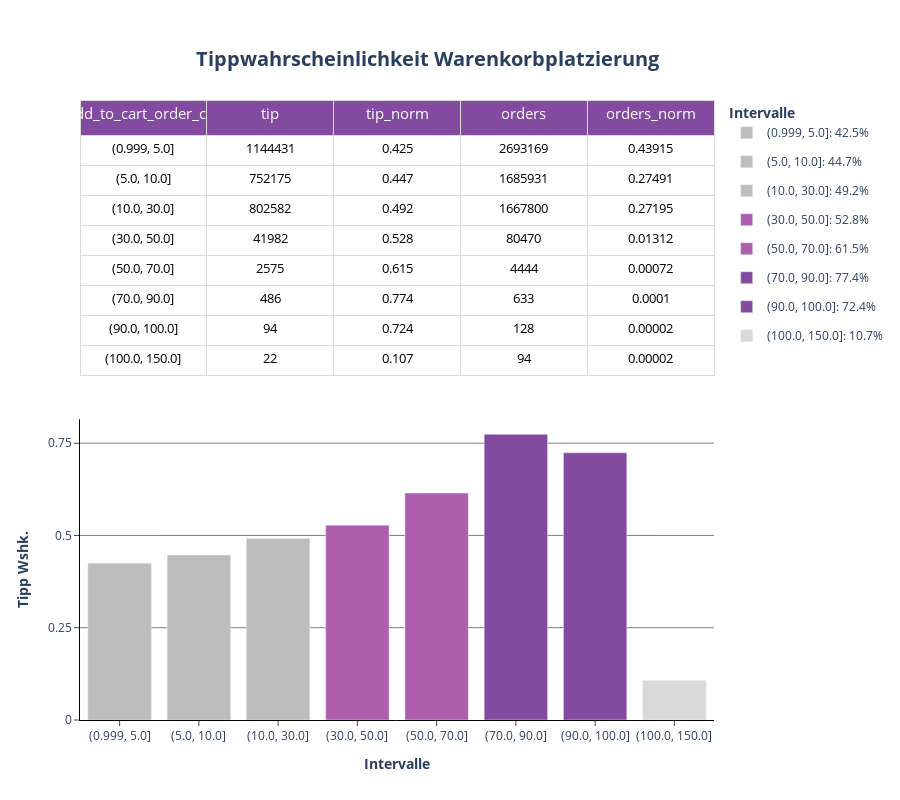

The cell this chart's notebook holds for it:
### Code cell
# Plot P3: Add_to_card_order 

fig = make_subplots(cols= 1, rows=2, specs= [[dict(type= "table")], [dict(type= "bar")]], vertical_spacing= 0.03)

fig.add_trace(
  go.Table(
    columnorder= [1, 2, 3, 4, 5],
    columnwidth= [1, 1, 1, 1, 1],
    header=dict(
        values= list(df_cart_order_cut.columns),
        fill_color= px.colors.sequential.Purpor[5],
        line_color= px.colors.sequential.Greys[2],
        font= dict(color= "white", size=15),
        height= 35
        ),
    cells=dict(
        values= df_cart_order_cut.T.values,
        fill_color= "white",
        line_color= px.colors.sequential.Greys[2],
        font= dict(color= "black", size=13),
        align= "center",
        height= 30
        )
    ),
    col= 1,
    row= 1
)


for interval in df_cart_order_cut.add_to_cart_order_cut.unique():

 if df_cart_order_cut.loc[df_cart_order_cut.add_to_cart_order_cut == interval].tip_norm.values >= 0.7:
  color = px.colors.sequential.Purpor[5]

  fig.add_trace(
   go.Bar(
    x= df_cart_order_cut.loc[df_cart_order_cut.add_to_cart_order_cut == interval].add_to_cart_order_cut.values,
    y= df_cart_order_cut.loc[df_cart_order_cut.add_to_cart_order_cut == interval].tip_norm.values,
    name= f"{interval}: {(df_cart_order_cut.loc[df_cart_order_cut.add_to_cart_order_cut == interval].tip_norm.values[0] * 100).round(2)}%",
    showlegend= True,
    marker= dict(color= color),
    width= 0.8,
    legendgroup= f"{interval}",
    hovertemplate = f"<b>{interval}</b><br><br>" +
        "Tipp: %{y:.0%}<br>" +
        "<extra></extra>",
   ),
  )

 elif 0.5 < df_cart_order_cut.loc[df_cart_order_cut.add_to_cart_order_cut == interval].tip_norm.values < 0.7:
  color = px.colors.sequential.Purpor[4]

  fig.add_trace(
   go.Bar(
    x= df_cart_order_cut.loc[df_cart_order_cut.add_to_cart_order_cut == interval].add_to_cart_order_cut.values,
    y= df_cart_order_cut.loc[df_cart_order_cut.add_to_cart_order_cut == interval].tip_norm.values,
    name= f"{interval}: {(df_cart_order_cut.loc[df_cart_order_cut.add_to_cart_order_cut == interval].tip_norm.values[0] * 100).round(2)}%",
    showlegend= True,
    marker= dict(color= color),
    width= 0.8,
    legendgroup= f"{interval}",
    hovertemplate = f"<b>{interval}</b><br><br>" +
        "Tipp: %{y:.0%}<br>" +
        "<extra></extra>",
   ),
  )


 elif 0.4 < df_cart_order_cut.loc[df_cart_order_cut.add_to_cart_order_cut == interval].tip_norm.values < 0.5:
  color = px.colors.sequential.Greys[3]

  fig.add_trace(
   go.Bar(
    x= df_cart_order_cut.loc[df_cart_order_cut.add_to_cart_order_cut == interval].add_to_cart_order_cut.values,
    y= df_cart_order_cut.loc[df_cart_order_cut.add_to_cart_order_cut == interval].tip_norm.values,
    name= f"{interval}: {(df_cart_order_cut.loc[df_cart_order_cut.add_to_cart_order_cut == interval].tip_norm.values[0] * 100).round(2)}%",
    showlegend= True,
    marker= dict(color= color),
    width= 0.8,
    legendgroup= f"{interval}",
    hovertemplate = f"<b>{interval}</b><br><br>" +
        "Tipp: %{y:.0%}<br>" +
        "<extra></extra>",
   ),
  )
 else:
  color = px.colors.sequential.Greys[2]

  fig.add_trace(
   go.Bar(
    x= df_cart_order_cut.loc[df_cart_order_cut.add_to_cart_order_cut == interval].add_to_cart_order_cut.values,
    y= df_cart_order_cut.loc[df_cart_order_cut.add_to_cart_order_cut == interval].tip_norm.values,
    name= f"{interval}: {(df_cart_order_cut.loc[df_cart_order_cut.add_to_cart_order_cut == interval].tip_norm.values[0] * 100).round(2)}%",
    showlegend= True,
    marker= dict(color= color),
    width= 0.8,
    legendgroup= f"{interval}",
    hovertemplate = f"<b>{interval}</b><br><br>" +
        "Tipp: %{y:.0%}<br>" +
        "<extra></extra>",
   ),
  )


fig.update_layout(title= dict(text= "<b>Tippwahrscheinlichkeit Warenkorbplatzierung</b>", font_size= 20, xanchor= "center", yanchor= "top", y=0.935, x=0.475), legend_title_text = "<b>Intervalle</b>", height= 800)
fig.update_xaxes(title_text="<b>Intervalle</b>", ticks= "outside", col= 1, row= 2, showline= True)
fig.update_yaxes(title_text="<b>Tipp Wshk.</b>", ticks= "outside", showgrid= True, gridcolor= "grey", col= 1, row= 2, showline= True, tickvals= [0, 0.25, 0.5, 0.75])
fig.update_layout(plot_bgcolor= "white", xaxis= dict(linecolor= "black"), yaxis= dict(linecolor= "black"))

fig.show()

### Figure 1 — Plotly figure (JSON) as saved in the notebook; plotly's stock layout.template omitted (floating-point values rounded to 4 significant figures)
{"data": [{"cells": {"align": "center", "fill": {"color": "white"}, "font": {"color": "black", "size": 13}, "height": 30, "line": {"color": "rgb(217,217,217)"}, "values": [["(0.999, 5.0]", "(5.0, 10.0]", "(10.0, 30.0]", "(30.0, 50.0]", "(50.0, 70.0]", "(70.0, 90.0]", "(90.0, 100.0]", "(100.0, 150.0]"], [1144431, 752175, 802582, 41982, 2575, 486, 94, 22], [0.425, 0.447, 0.492, 0.528, 0.615, 0.774, 0.724, 0.107], [2693169, 1685931, 1667800, 80470, 4444, 633, 128, 94], [0.4391, 0.2749, 0.272, 0.01312, 0.00072, 0.0001, 2e-05, 2e-05]]}, "columnorder": [1, 2, 3, 4, 5], "columnwidth": [1, 1, 1, 1, 1], "domain": {"x": [0, 1], "y": [0.515, 1]}, "header": {"fill": {"color": "rgb(131, 75, 160)"}, "font": {"color": "white", "size": 15}, "height": 35, "line": {"color": "rgb(217,217,217)"}, "values": ["add_to_cart_order_cut", "tip", "tip_norm", "orders", "orders_norm"]}, "type": "table"}, {"hovertemplate": "<b>(0.999, 5.0]</b><br><br>Tipp: %{y:.0%}<br><extra></extra>", "legendgroup": "(0.999, 5.0]", "marker": {"color": "rgb(189,189,189)"}, "name": "(0.999, 5.0]: 42.5%", "showlegend": true, "type": "bar", "width": 0.8, "x": ["(0.999, 5.0]"], "y": [0.425]}, {"hovertemplate": "<b>(5.0, 10.0]</b><br><br>Tipp: %{y:.0%}<br><extra></extra>", "legendgroup": "(5.0, 10.0]", "marker": {"color": "rgb(189,189,189)"}, "name": "(5.0, 10.0]: 44.7%", "showlegend": true, "type": "bar", "width": 0.8, "x": ["(5.0, 10.0]"], "y": [0.447]}, {"hovertemplate": "<b>(10.0, 30.0]</b><br><br>Tipp: %{y:.0%}<br><extra></extra>", "legendgroup": "(10.0, 30.0]", "marker": {"color": "rgb(189,189,189)"}, "name": "(10.0, 30.0]: 49.2%", "showlegend": true, "type": "bar", "width": 0.8, "x": ["(10.0, 30.0]"], "y": [0.492]}, {"hovertemplate": "<b>(30.0, 50.0]</b><br><br>Tipp: %{y:.0%}<br><extra></extra>", "legendgroup": "(30.0, 50.0]", "marker": {"color": "rgb(173, 95, 173)"}, "name": "(30.0, 50.0]: 52.8%", "showlegend": true, "type": "bar", "width": 0.8, "x": ["(30.0, 50.0]"], "y": [0.528]}, {"hovertemplate": "<b>(50.0, 70.0]</b><br><br>Tipp: %{y:.0%}<br><extra></extra>", "legendgroup": "(50.0, 70.0]", "marker": {"color": "rgb(173, 95, 173)"}, "name": "(50.0, 70.0]: 61.5%", "showlegend": true, "type": "bar", "width": 0.8, "x": ["(50.0, 70.0]"], "y": [0.615]}, {"hovertemplate": "<b>(70.0, 90.0]</b><br><br>Tipp: %{y:.0%}<br><extra></extra>", "legendgroup": "(70.0, 90.0]", "marker": {"color": "rgb(131, 75, 160)"}, "name": "(70.0, 90.0]: 77.4%", "showlegend": true, "type": "bar", "width": 0.8, "x": ["(70.0, 90.0]"], "y": [0.774]}, {"hovertemplate": "<b>(90.0, 100.0]</b><br><br>Tipp: %{y:.0%}<br><extra></extra>", "legendgroup": "(90.0, 100.0]", "marker": {"color": "rgb(131, 75, 160)"}, "name": "(90.0, 100.0]: 72.4%", "showlegend": true, "type": "bar", "width": 0.8, "x": ["(90.0, 100.0]"], "y": [0.724]}, {"hovertemplate": "<b>(100.0, 150.0]</b><br><br>Tipp: %{y:.0%}<br><extra></extra>", "legendgroup": "(100.0, 150.0]", "marker": {"color": "rgb(217,217,217)"}, "name": "(100.0, 150.0]: 10.7%", "showlegend": true, "type": "bar", "width": 0.8, "x": ["(100.0, 150.0]"], "y": [0.107]}], "layout": {"height": 800, "legend": {"title": {"text": "<b>Intervalle</b>"}}, "plot_bgcolor": "white", "title": {"font": {"size": 20}, "text": "<b>Tippwahrscheinlichkeit Warenkorbplatzierung</b>", "x": 0.475, "xanchor": "center", "y": 0.935, "yanchor": "top"}, "xaxis": {"anchor": "y", "domain": [0, 1], "linecolor": "black", "showline": true, "ticks": "outside", "title": {"text": "<b>Intervalle</b>"}}, "yaxis": {"anchor": "x", "domain": [0, 0.485], "gridcolor": "grey", "linecolor": "black", "showgrid": true, "showline": true, "ticks": "outside", "tickvals": [0, 0.25, 0.5, 0.75], "title": {"text": "<b>Tipp Wshk.</b>"}}}}
